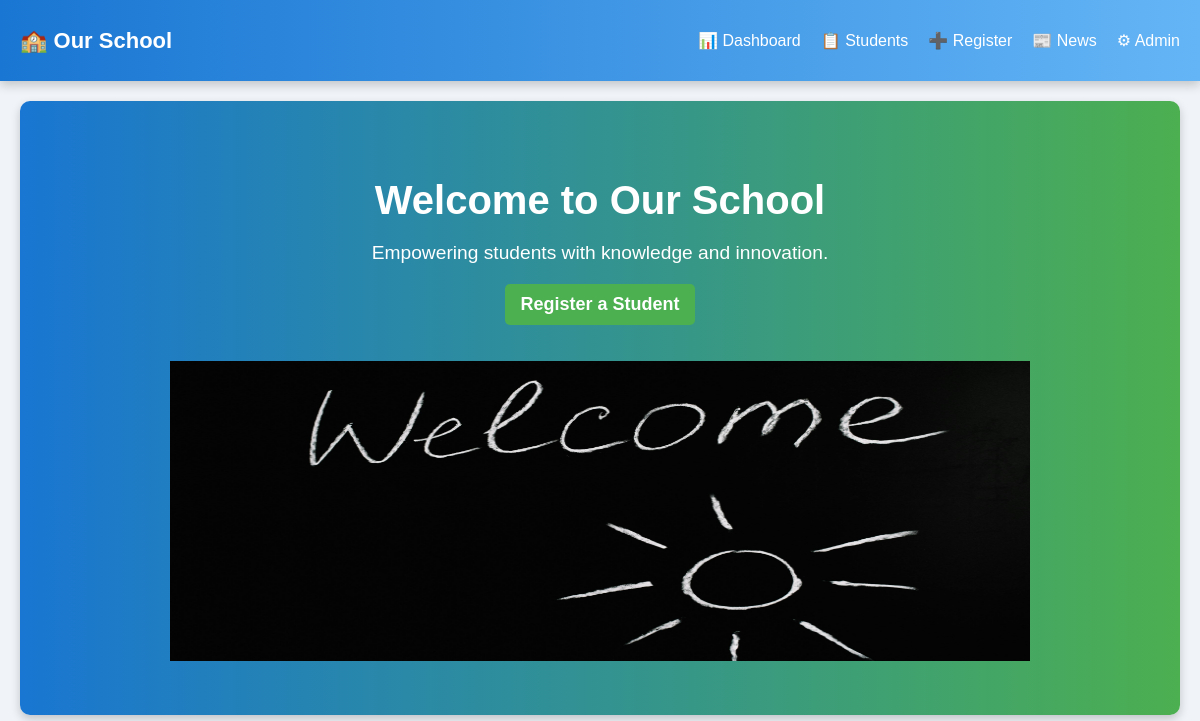
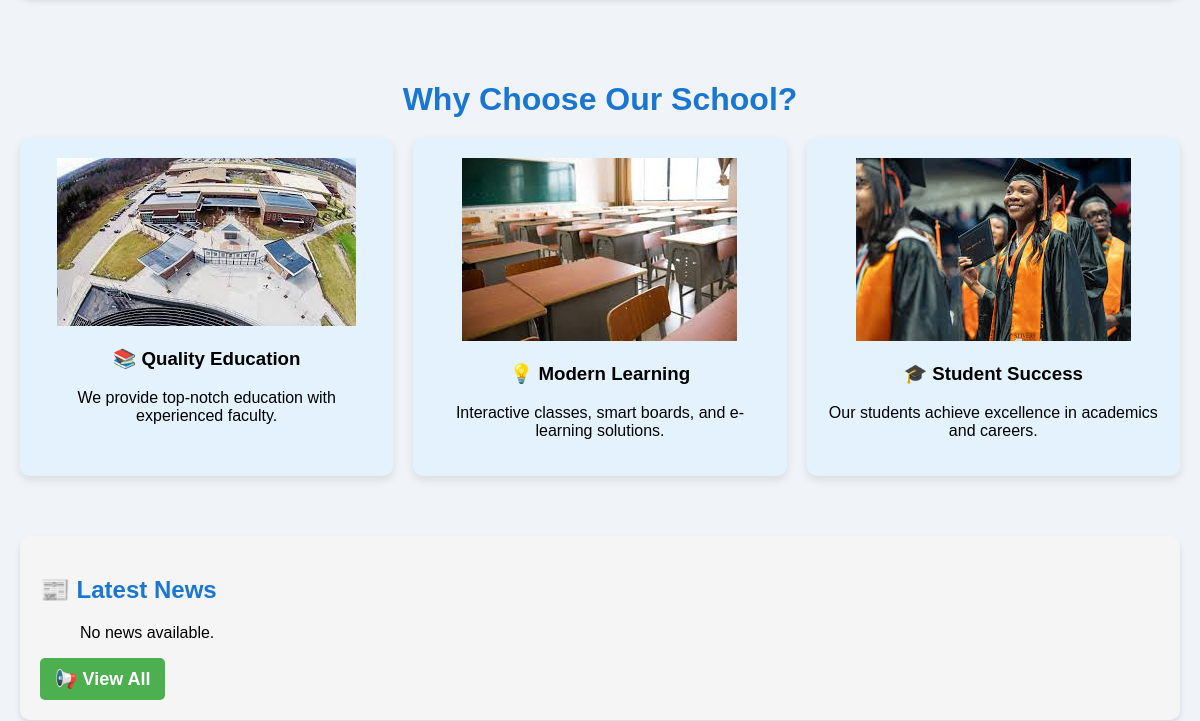
The app's page / (upper part), older data (2 pictures, top to bottom).
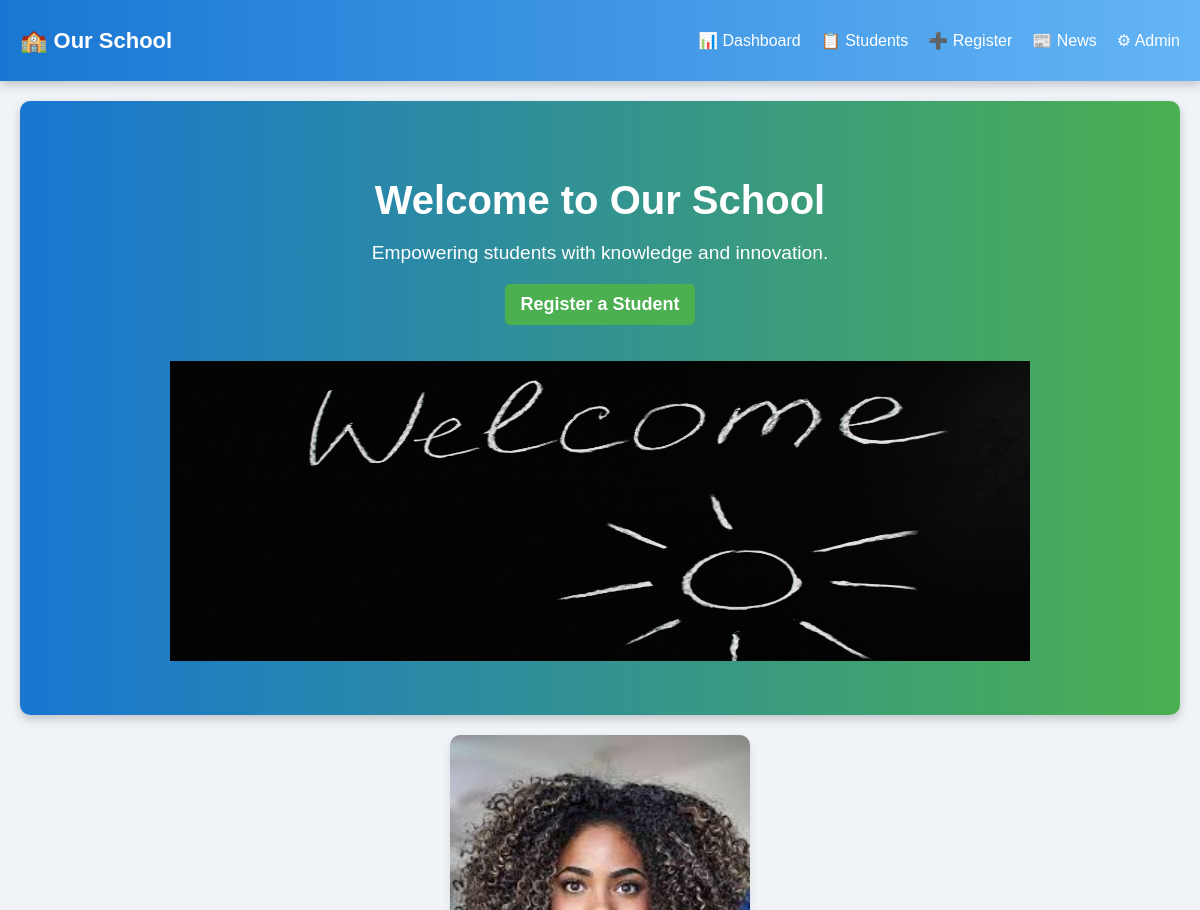
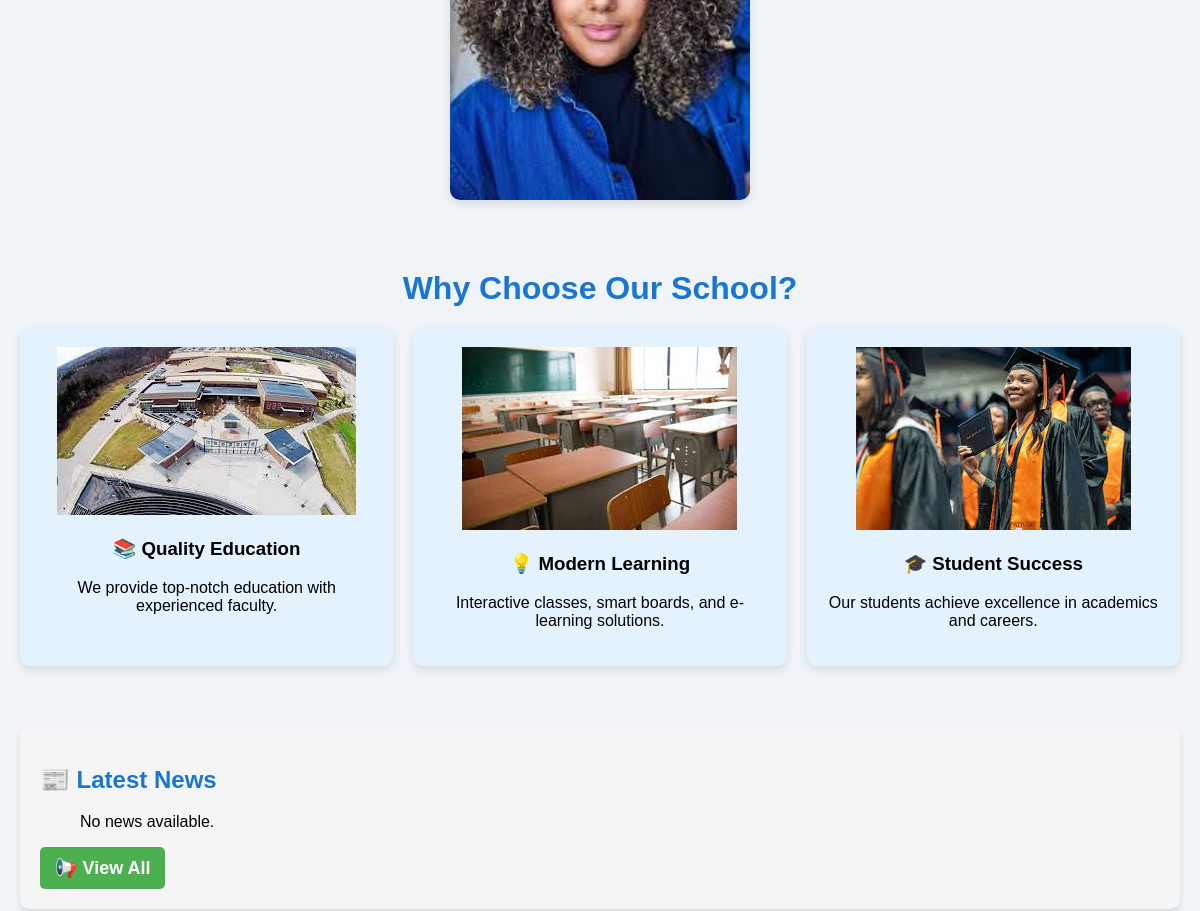
The same page, newer data (2 pictures, top to bottom).
### school/models.py (models this page shows, shortened)
class SchoolImage(models.Model):
    title = models.CharField(max_length=100)
    image = models.ImageField(upload_to='home_images/')

### school/views.py (the view)
# urls.py: 2. Add a URL to urlpatterns:  path('', views.home, name='home')
def home(request):
    images = SchoolImage.objects.all()  # Fetch all uploaded images
    return render(request, 'home.html', {'images': images})

### school/templates/home.html (shortened to what this page needs)
{% extends 'base.html' %}
{% load static %}
{% block content %}
<div class="hero">
    <div class="hero-content">
        <div class="text">
            <h1>Welcome to Our School</h1>
            <p>Empowering students with knowledge and innovation.</p>
            <a href="{% url 'student_create' %}" class="button">Register a Student</a>
            <br><br><br>
        </div>
        <div class="image">
            <img src="{% static 'images/pexels-anntarazevich-5598288.jpg' %}" alt="School Campus" width="860" height="300">
        </div>
    </div>
</div>
<div class="image-gallery">
    {% for img in images %}
        <div class="gallery-item">
            <img src="{{ img.image.url }}" alt="{{ img.title }}">
        </div>
    {% endfor %}
</div>
<section class="features">
    <h2>Why Choose Our School?</h2>
    <div class="feature-grid">
        <div class="feature-item">
            <img src="{% static 'images/campus.jpeg' %}" alt="Education Icon">
            <h3>📚 Quality Education</h3>
            <p>We provide top-notch education with experienced faculty.</p>
        </div>
        <div class="feature-item">
            <img src="{% static 'images/class.jpeg' %}" alt="Learning Icon">
            <h3>💡 Modern Learning</h3>
            <p>Interactive classes, smart boards, and e-learning solutions.</p>
        </div>
        <div class="feature-item">
            <img src="{% static 'images/grad.jpeg' %}" alt="Student Success">
            <h3>🎓 Student Success</h3>
            <p>Our students achieve excellence in academics and careers.</p>
        </div>
    </div>
</section>
<div class="news">
    <h2>📰 Latest News</h2>
    <ul>
        {% for article in latest_news %}
        <li>
            <h3>{{ article.title }}</h3>
            <p>{{ article.content|truncatewords:20 }}</p>
            <p><small>Posted on: {{ article.date_posted }}</small></p>
        </li>
        {% empty %}
        <p>No news available.</p>
        {% endfor %}
    </ul>
<a href="{% url 'news_list' %}" class="button">📢 View All </a>
</div>
{% endblock %}

Row changes from the older to the newer data that the page shows:
added SchoolImage: image (picture)
